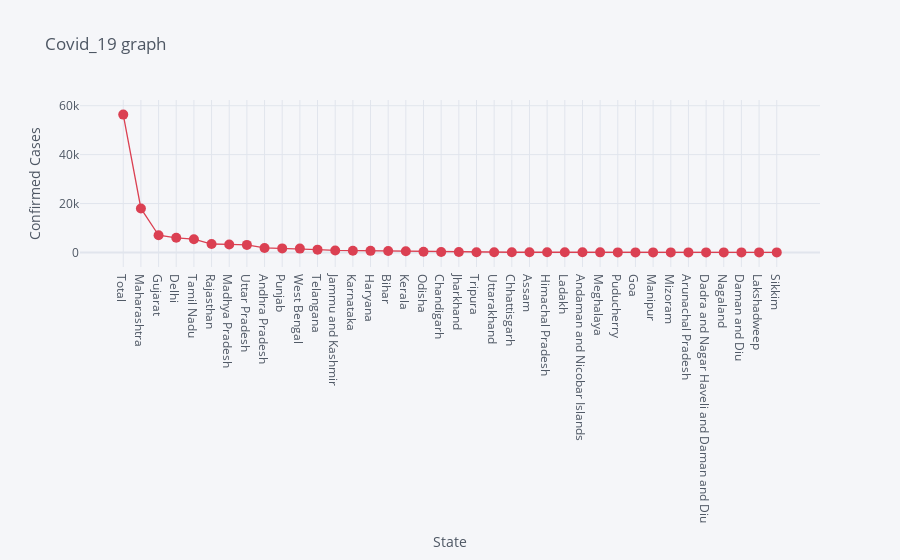

Notebook code cell kept with this figure:
### Markdown cell above
# Hover over the graph markers to see confirmed cases for each state.

### Code cell
df.iplot(kind= 'scatter', x= 'State', y='Confirmed', mode= 'markers+lines', title= 'Covid_19 graph', xTitle= 'State', yTitle= 'Confirmed Cases', color= 'red', size= 10)

### Figure 1 — Plotly figure (JSON) as saved in the notebook; plotly's stock layout.template omitted (floating-point values rounded to 4 significant figures)
{"data": [{"line": {"color": "rgba(219, 64, 82, 1.0)", "dash": "solid", "shape": "linear", "width": 1.3}, "marker": {"size": 10, "symbol": "circle"}, "mode": "markers+lines", "name": "Confirmed", "text": "", "type": "scatter", "x": ["Total", "Maharashtra", "Gujarat", "Delhi", "Tamil Nadu", "Rajasthan", "Madhya Pradesh", "Uttar Pradesh", "Andhra Pradesh", "Punjab", "West Bengal", "Telangana", "Jammu and Kashmir", "Karnataka", "Haryana", "Bihar", "Kerala", "Odisha", "Chandigarh", "Jharkhand", "Tripura", "Uttarakhand", "Chhattisgarh", "Assam", "Himachal Pradesh", "Ladakh", "Andaman and Nicobar Islands", "Meghalaya", "Puducherry", "Goa", "Manipur", "Mizoram", "Arunachal Pradesh", "Dadra and Nagar Haveli and Daman and Diu", "Nagaland", "Daman and Diu", "Lakshadweep", "Sikkim"], "y": [56383, 17974, 7013, 5980, 5409, 3427, 3252, 3071, 1833, 1644, 1548, 1122, 793, 705, 625, 556, 503, 245, 135, 132, 88, 61, 59, 54, 46, 42, 33, 12, 9, 7, 2, 1, 1, 1, 0, 0, 0, 0]}], "layout": {"legend": {"bgcolor": "#F5F6F9", "font": {"color": "#4D5663"}}, "paper_bgcolor": "#F5F6F9", "plot_bgcolor": "#F5F6F9", "title": {"font": {"color": "#4D5663"}, "text": "Covid_19 graph"}, "xaxis": {"gridcolor": "#E1E5ED", "showgrid": true, "tickfont": {"color": "#4D5663"}, "title": {"font": {"color": "#4D5663"}, "text": "State"}, "zerolinecolor": "#E1E5ED"}, "yaxis": {"gridcolor": "#E1E5ED", "showgrid": true, "tickfont": {"color": "#4D5663"}, "title": {"font": {"color": "#4D5663"}, "text": "Confirmed Cases"}, "zerolinecolor": "#E1E5ED"}}}
